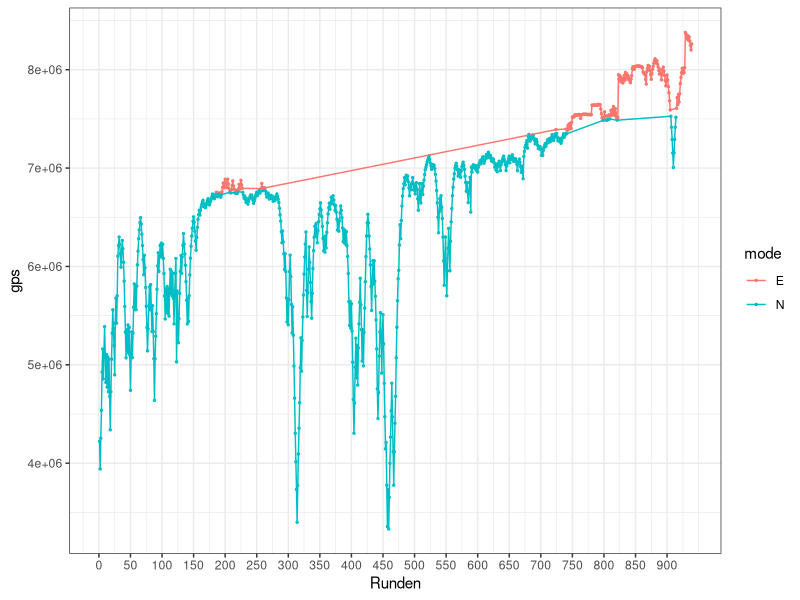
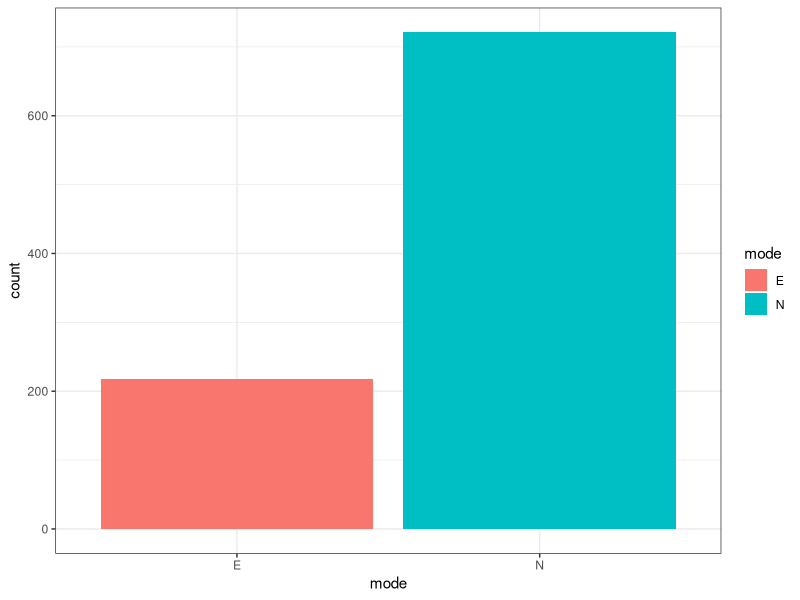
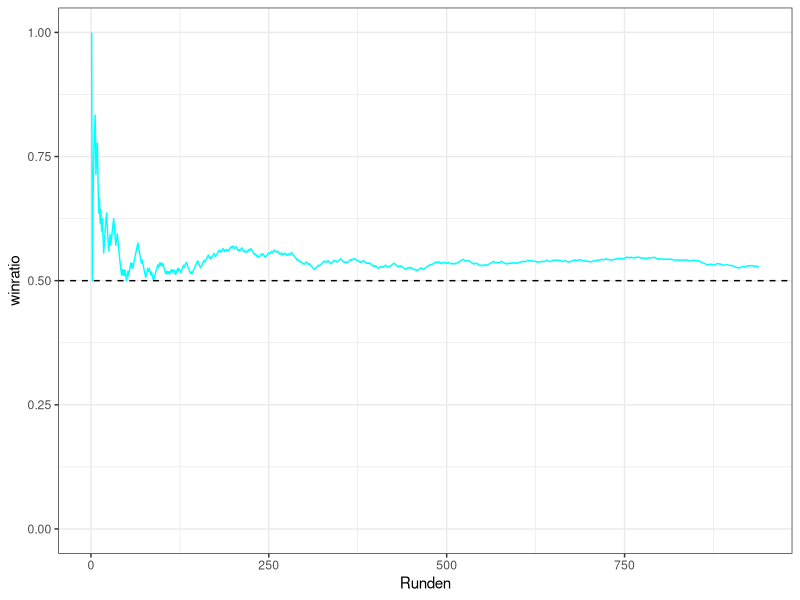

Write the R code that produced these figures, in order.
## ---- chunk 1
library(ggplot2)
#library(plotly)
#library(tidyr)
#library(reshape)
#library(reshape2)
#library(plyr)
#library(tidyverse)
#library(dplyr)
df=read.csv("ultimate.csv",sep=";",header=T)
df$Runden=c(1:length(df$gps))
df$gps=df$gps*1000
df$mode=as.character(df$mode)
#head(df)

df$r=c(0)
df$r[1]=1 #1=gewonnen 0=verloren
i=1
while(i<max(df$Runden)){
  if(df$gps[i]>df$gps[i+1]){df$r[i+1]=0}else{df$r[i+1]=1}
  i=i+1
}

#head(df)

i=1
while(i<max(df$Runden)+1){
  if(df$mode[i]!="E"){df$mode[i]="N"}
  i=i+1
}

df$cr=cumsum(df$r)
df$winratio=df$cr/df$Runden
df$mode=as.factor(df$mode)
#df$mode =revalue(df$mode, c("E"="Elite","N"="Normal"))
## ---- chunk 2

s=ggplot(df, aes(x=Runden, y=gps))+
  geom_point(size=0.5,aes( color=mode))+
  geom_line(aes(color=mode))+
  theme_bw()+
  scale_x_continuous(limits = c(0,max(df$Runden)), breaks = c(seq(0, max(df$Runden), by=50)))
#ggplotly(s)
s

## ---- chunk 3
s=ggplot(df, aes(x=mode,fill=mode))+
  geom_bar()+
  theme_bw()

#ggplotly(s)
s
## ---- chunk 4
s=ggplot(df, aes(x=Runden, y=winratio))+
  #geom_point()+
  geom_line(size=0.5, color="cyan")+
  scale_y_continuous(limits = c(0,1))+
  geom_hline(yintercept = 0.5, linetype="dashed")+
  theme_bw()
#ggplotly(s)
s
